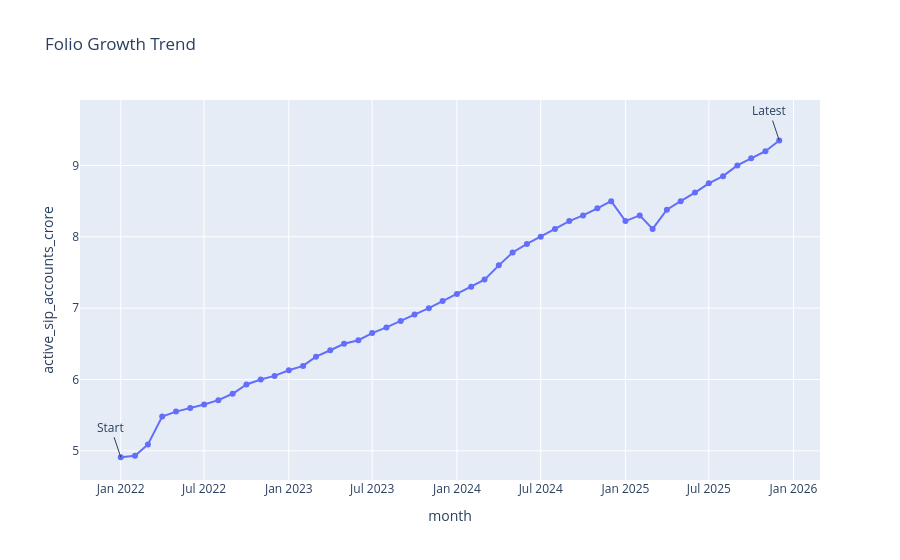

Notebook code cell kept with this figure:
### Code cell
folio = sip.copy()

folio["month"] = pd.to_datetime(
    folio["month"]
)

fig = px.line(

    folio,

    x="month",

    y="active_sip_accounts_crore",

    markers=True,

    title="Folio Growth Trend"

)

fig.add_annotation(

    x=folio.iloc[0]["month"],

    y=folio.iloc[0]["active_sip_accounts_crore"],

    text="Start",

    showarrow=True

)

fig.add_annotation(

    x=folio.iloc[-1]["month"],

    y=folio.iloc[-1]["active_sip_accounts_crore"],

    text="Latest",

    showarrow=True

)

fig.show()

### Figure 1 — Plotly figure (JSON) as saved in the notebook; plotly's stock layout.template omitted (floating-point values rounded to 4 significant figures)
{"data": [{"hovertemplate": "month=%{x}<br>active_sip_accounts_crore=%{y}<extra></extra>", "legendgroup": "", "line": {"color": "#636efa", "dash": "solid"}, "marker": {"symbol": "circle"}, "mode": "lines+markers", "name": "", "orientation": "v", "showlegend": false, "type": "scatter", "x": ["2022-01-01T00:00:00.000000", "2022-02-01T00:00:00.000000", "2022-03-01T00:00:00.000000", "2022-04-01T00:00:00.000000", "2022-05-01T00:00:00.000000", "2022-06-01T00:00:00.000000", "2022-07-01T00:00:00.000000", "2022-08-01T00:00:00.000000", "2022-09-01T00:00:00.000000", "2022-10-01T00:00:00.000000", "2022-11-01T00:00:00.000000", "2022-12-01T00:00:00.000000", "2023-01-01T00:00:00.000000", "2023-02-01T00:00:00.000000", "2023-03-01T00:00:00.000000", "2023-04-01T00:00:00.000000", "2023-05-01T00:00:00.000000", "2023-06-01T00:00:00.000000", "2023-07-01T00:00:00.000000", "2023-08-01T00:00:00.000000", "2023-09-01T00:00:00.000000", "2023-10-01T00:00:00.000000", "2023-11-01T00:00:00.000000", "2023-12-01T00:00:00.000000", "2024-01-01T00:00:00.000000", "2024-02-01T00:00:00.000000", "2024-03-01T00:00:00.000000", "2024-04-01T00:00:00.000000", "2024-05-01T00:00:00.000000", "2024-06-01T00:00:00.000000", "2024-07-01T00:00:00.000000", "2024-08-01T00:00:00.000000", "2024-09-01T00:00:00.000000", "2024-10-01T00:00:00.000000", "2024-11-01T00:00:00.000000", "2024-12-01T00:00:00.000000", "2025-01-01T00:00:00.000000", "2025-02-01T00:00:00.000000", "2025-03-01T00:00:00.000000", "2025-04-01T00:00:00.000000", "2025-05-01T00:00:00.000000", "2025-06-01T00:00:00.000000", "2025-07-01T00:00:00.000000", "2025-08-01T00:00:00.000000", "2025-09-01T00:00:00.000000", "2025-10-01T00:00:00.000000", "2025-11-01T00:00:00.000000", "2025-12-01T00:00:00.000000"], "xaxis": "x", "y": [4.91, 4.93, 5.09, 5.48, 5.55, 5.6, 5.65, 5.71, 5.8, 5.93, 6.0, 6.05, 6.13, 6.19, 6.32, 6.41, 6.5, 6.55, 6.65, 6.73, 6.82, 6.91, 7.0, 7.1, 7.2, 7.3, 7.4, 7.6, 7.78, 7.9, 8.0, 8.11, 8.22, 8.3, 8.4, 8.5, 8.22, 8.3, 8.11, 8.38, 8.5, 8.62, 8.75, 8.85, 9.0, 9.1, 9.2, 9.35], "yaxis": "y"}], "layout": {"annotations": [{"showarrow": true, "text": "Start", "x": "2022-01-01T00:00:00", "y": 4.91}, {"showarrow": true, "text": "Latest", "x": "2025-12-01T00:00:00", "y": 9.35}], "legend": {"tracegroupgap": 0}, "title": {"text": "Folio Growth Trend"}, "xaxis": {"anchor": "y", "domain": [0, 1], "title": {"text": "month"}}, "yaxis": {"anchor": "x", "domain": [0, 1], "title": {"text": "active_sip_accounts_crore"}}}}
